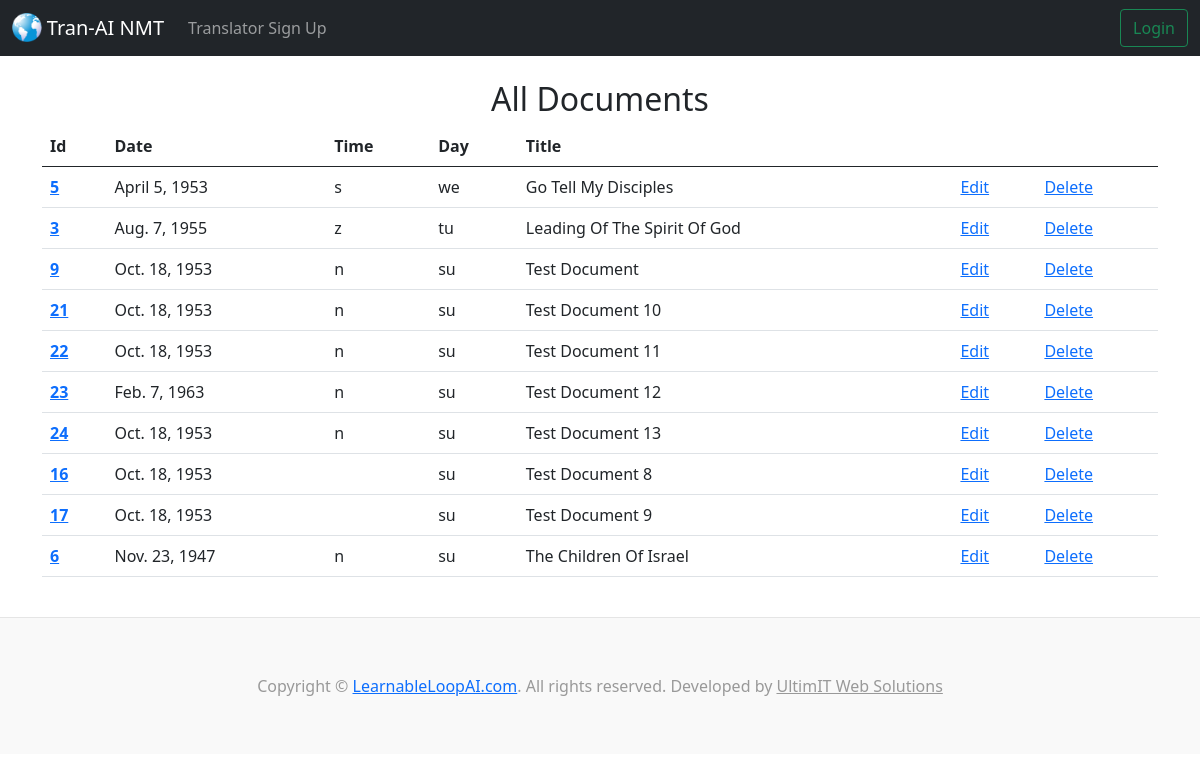
/documents/, run on the app's committed database.
### tranai/models.py (models this page shows, shortened)
class Document(models.Model):
  class TimeOfDay(models.TextChoices):
    NO_TOD = 'n', _('No Time Of Day')
    SUNRISE = 's', _('Sunrise')
    BREAKFAST = 'b', _('Breakfast')
    MORNING = 'x', _('Morning')
    AFTERNOON = 'y', _('Afternoon')
    EVENING = 'z', _('Evening')
  class DayOfWeek(models.TextChoices):
    SUNDAY = 'su', _('Sunday')
    MONDAY = 'mo', _('Monday')
    TUESDAY = 'tu', _('Tuesday')
    WEDNESDAY = 'we', _('Wednesday')
    THURSDAY = 'th', _('Thursday')
    FRIDAY = 'fr', _('Friday')
    SATURDAY = 'sa', _('Saturday')
  dod = models.DateField('Date Of Delivery')
  tod = models.CharField('Time Of Day', max_length=1, validators=[MinLengthValidator(1), MaxLengthValidator(1)], choices=TimeOfDay.choices, default=TimeOfDay.NO_TOD, blank=False,)
  dow = models.CharField('Day Of Week', max_length=2, choices=DayOfWeek.choices, default=DayOfWeek.SUNDAY, blank=False,)
  title = models.CharField('Document Title', max_length=64, blank=False,)
  descriptor = models.CharField('Descriptor', max_length=120, blank=False,)

### tranai/views.py (the view)
# urls.py: path('documents/', views.index_documents, name='index-documents'),
def index_documents(request):
  document_list = Document.objects.all().order_by('title')#sort by date instead of title
  return render(request, 'tranai/index_documents.html', {'document_list': document_list})

### tranai/templates/tranai/index_documents.html
{% extends 'tranai/base.html' %}
{% block content %}
<center><h2>All Documents</h2></center>
<table class="table table-hover">
  <thead>
    <tr>
      <th scope="col">Id</th>
      <th scope="col">Date</th>
      <th scope="col">Time</th>
      <th scope="col">Day</th>
      <th scope="col">Title</th>
      <th scope="col"></th>
      <th scope="col"></th>
    </tr>
  </thead>
  <tbody>
{% for document in document_list %}
    <tr>
      <th scope="row"><a href="{% url 'show-document' document.id %}">{{ document.id }}</a></th>
      <td>{{ document.dod }}</td>
      <td>{{ document.tod }}</td>
      <td>{{ document.dow }}</td>
      <td>{{ document.title }}</td>
      <td><a href="{% url 'update-document' document.id %}">Edit</a></td>
      <td><a href="{% url 'delete-document' document.id %}">Delete</a></td>
    </tr>
{% endfor %}
  </tbody>
</table>
{% endblock %}

### data on the page
Document: id "5", dod "April 5, 1953", tod "s", dow "we", title "Go Tell My Disciples"
Document: id "3", dod "Aug. 7, 1955", tod "z", dow "tu", title "Leading Of The Spirit Of God"
Document: id "9", dod "Oct. 18, 1953", tod "n", dow "su", title "Test Document"
Document: id "21", dod "Oct. 18, 1953", tod "n", dow "su", title "Test Document 10"
Document: id "22", dod "Oct. 18, 1953", tod "n", dow "su", title "Test Document 11"
Document: id "23", dod "Feb. 7, 1963", tod "n", dow "su", title "Test Document 12"
Document: id "24", dod "Oct. 18, 1953", tod "n", dow "su", title "Test Document 13"
Document: id "16", dod "Oct. 18, 1953", dow "su", title "Test Document 8"
Document: id "17", dod "Oct. 18, 1953", dow "su", title "Test Document 9"
Document: id "6", dod "Nov. 23, 1947", tod "n", dow "su", title "The Children Of Israel"
